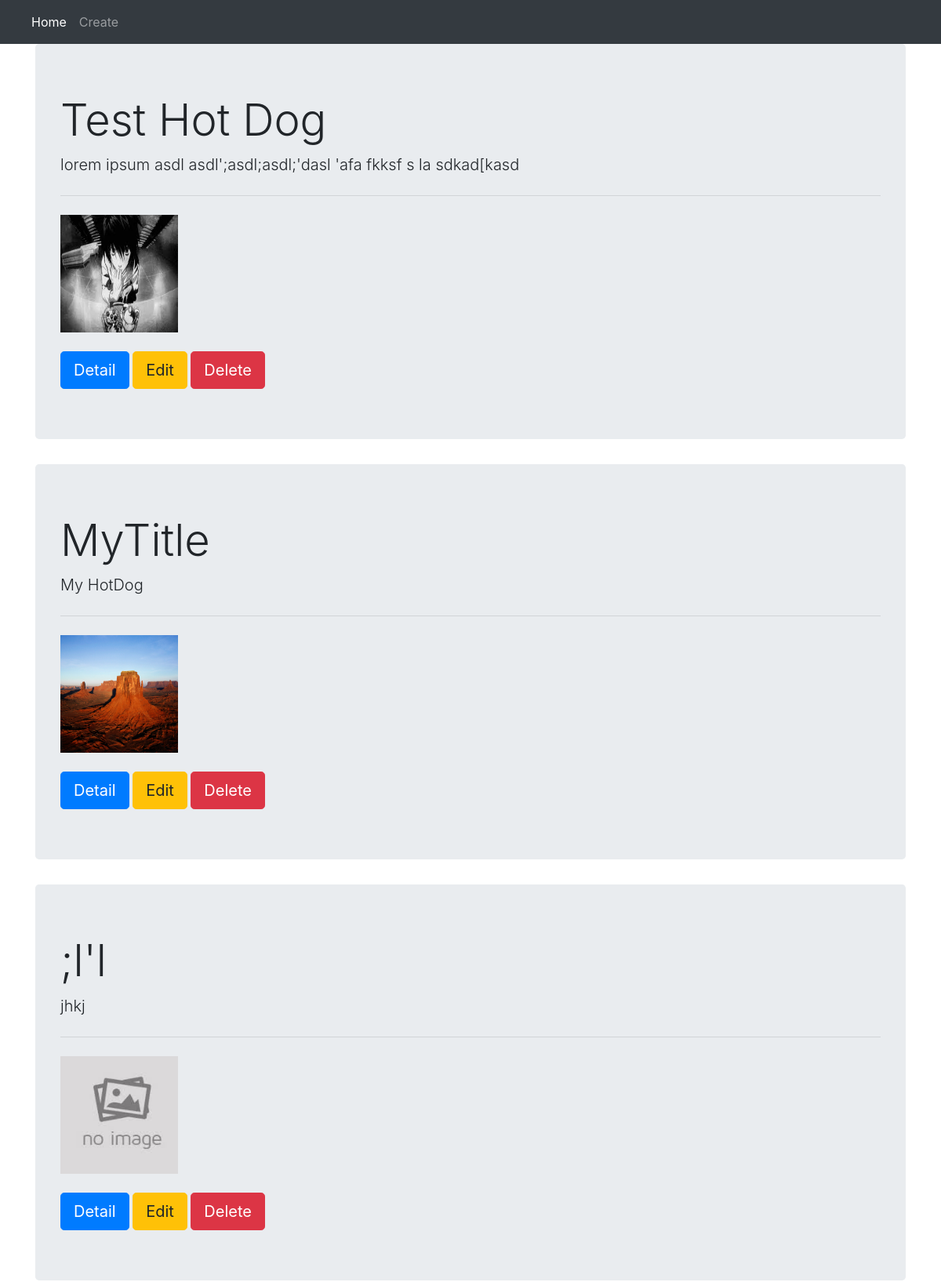
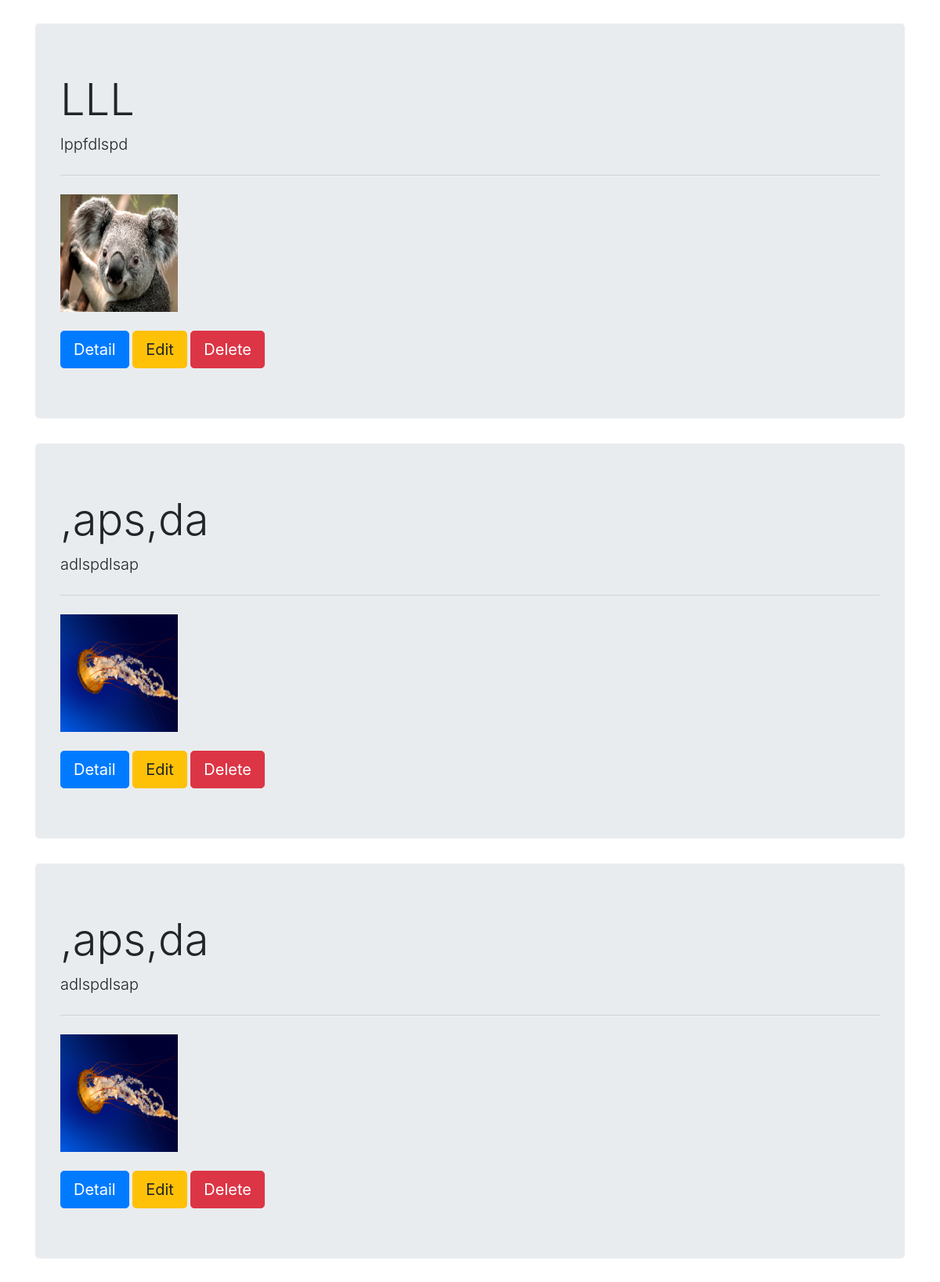
The page / (upper part) on the database its author committed (2 pictures, top to bottom).
### hotdogs_app/models.py (models this page shows, shortened)
class Hotdog(models.Model):
	title = models.CharField(max_length=500,db_index=True)
	description = models.TextField()
	image = models.ImageField(upload_to='images/',blank=True,null=True)

### hotdogs_app/views.py (the view)
# urls.py: path('',hotdogs_list,name='hot_dogs_list'),
def hotdogs_list(request):
	hot_dogs = Hotdog.objects.all()
	context = {'hot_dogs':hot_dogs}
	return render(request,'hotdogs_app/hotdogs_list.html',context=context)

### hotdogs_app/templates/hotdogs_app/hotdogs_list.html (shortened to what this page needs)
{% extends 'main_template.html' %}
{% block content %}
	{% for hot_dog in hot_dogs %}
	<div class="jumbotron">
	  <h1 class="display-4">{{hot_dog.title}}</h1>
	  <p class="lead">{{hot_dog.description}}</p>
	  <hr class="my-4">
	  {% if hot_dog.image %}
			<img src="{{hot_dog.image.url}}" alt="hot-dog image" height="150" width="150">
		{% else %}
		{% load static %}
			<img src="{% static 'images/default.jpg' %}" alt="Default photo" height="150" width="150">
		{% endif %}
		<br><br>
	  <a class="btn btn-primary btn-lg" href="{% url 'hotdog_detail_url' id=hot_dog.id %}" role="button">Detail</a>
	  <a class="btn btn-warning btn-lg" href="{% url 'hotdog_update_url' id=hot_dog.id %}" role="button">Edit</a>
	  <a class="btn btn-danger btn-lg" href="{% url 'hotdog_delete_url' id=hot_dog.id %}" role="button">Delete</a>
	</div>
	{% endfor %}
	<!-- {% for hot_dog in hot_dogs %}
			{% if hot_dog.image %}
				<img src="{{hot_dog.image.url}}" alt="hot-dog image" height="150" width="150">
			{% else %}
			{% load static %}
			{% endif %}
	{% endfor %} -->
{% endblock %}

### templates/main_template.html (shortened to what this page needs)
<!DOCTYPE html>
<html lang="en">
  <head>
    <link rel="stylesheet" href="https://stackpath.bootstrapcdn.com/bootstrap/4.3.1/css/bootstrap.min.css">
  </head>
  <body>
	  <nav class="navbar navbar-expand-lg  navbar-dark bg-dark">
	  <div class="collapse navbar-collapse" id="navbarSupportedContent">
	    <ul class="navbar-nav mr-auto">
	      <li class="nav-item active">
	        <a class="nav-link" href="{% url 'hot_dogs_list' %}">Home <span class="sr-only">(current)</span></a>
	      </li>
	      <li class="nav-item">
	        <a class="nav-link" href="{% url 'hotdog_create_url' %}">Create</a>
	      </li>
	  </div>
	</nav>
	<div class="container">
		{% block content %}{% endblock %}
	</div>
  </body>
</html>

### rows shown on the page
Hotdog: title "Test Hot Dog", description "lorem ipsum asdl asdl';asdl;asdl;'dasl 'afa fkksf s la sdkad[kasd", image (picture)
Hotdog: title "MyTitle", description "My HotDog", image (picture)
Hotdog: title ";l'l", description "jhkj"
Hotdog: title "LLL", description "lppfdlspd", image (picture)
Hotdog: title ",aps,da", description "adlspdlsap", image (picture)
Hotdog: title ",aps,da", description "adlspdlsap", image (picture)
